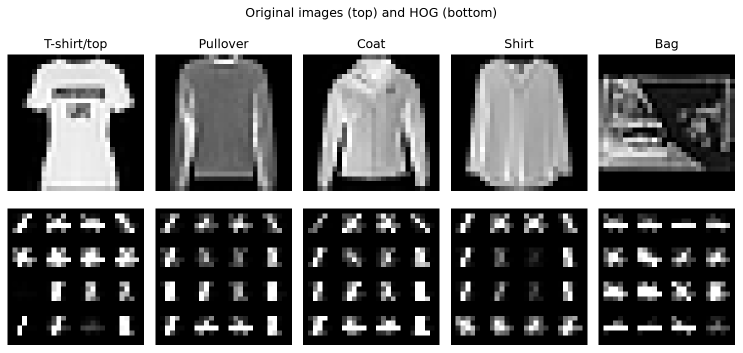
#> input picture reports/phase1_report/images/hog_visualization.png, 1485 x 705 px (shown at 1/2 size)
$ python -i photo.py   (imports and definitions only)
#> lines starting #> are read from the running program, lines starting #| are printed output that depends on the picture; after the words box and inside, x2 and y2 are one past the last pixel; in counts of white or black regions, pixels touching at a corner belong together
#> further down, picture is the input picture: PIL image 1485x705 RGBA; mean R, G, B, A 118.6, 118.6, 118.6, 255
"""Classical foreground preparation for one clothing item, separate from the benchmark."""
import numpy as np
from PIL import Image, ImageOps
from scipy import ndimage as ndi
from skimage.color import rgb2lab
from skimage.filters import threshold_otsu
from sklearn.cluster import KMeans
from threadpoolctl import threadpool_limits


def isolate_item(image, crop=None, rotation=0, shadow_background=False):
    """Estimate a border background, keep one connected foreground and centre it.

    This uses no labels, models or predicted scores. It needs a plain background
    distinct from the item. Complex scenes and multiple objects require a crop.
    """
#> called with rotation = 0, shadow_background = False
    image=image.copy()
    if crop is not None:
        if len(crop)!=4 or not (0 <= crop[0] < crop[2] <= 1 and 0 <= crop[1] < crop[3] <= 1):
            raise ValueError('Choose a crop with positive width and height inside the picture.')
        box=(round(crop[0]*image.width),round(crop[1]*image.height),round(crop[2]*image.width),round(crop[3]*image.height))
        if box[2]-box[0]<2 or box[3]-box[1]<2:
            raise ValueError('The selected crop is too small.')
        image=image.crop(box)
    if rotation not in (0,90,180,270):
        raise ValueError('Choose a rotation of 0, 90, 180 or 270 degrees.')
    if rotation:
        image=image.rotate(rotation,expand=True)
    image.thumbnail((384,384),Image.Resampling.LANCZOS)
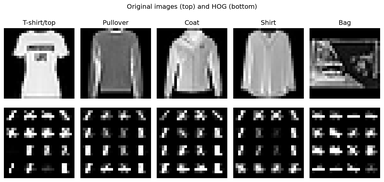
#> image: PIL image 384x182 RGBA; mean R, G, B, A 118.6, 118.6, 118.6, 255
    if min(image.size)<8:
        raise ValueError('Use a wider crop with the whole item visible.')
    rgb=np.asarray(image.convert('RGB'))
    lab=rgb2lab(rgb)
#> lab: shape (182, 384, 3) float64; mean of channels 0, 1, 2 47.2, 0, 0
    edge=max(1,round(min(image.size)*.03))
#> edge = 5
    border=np.zeros(rgb.shape[:2],bool)
    border[:edge]=True; border[-edge:]=True; border[:,:edge]=True; border[:,-edge:]=True
    if shadow_background:
        # Several border colours describe a wall containing light and shadow.
        edge_colours=lab[border][::max(1,int(border.sum()/1500))]
        groups=min(3,len(np.unique(np.round(edge_colours),axis=0)))
        with threadpool_limits(limits=2):
            background=KMeans(n_clusters=groups,random_state=42,n_init=10).fit(edge_colours).cluster_centers_
        distance=np.linalg.norm(lab[:,:,None,:]-background,axis=3).min(axis=2)
    else:
        background=np.median(lab[border],axis=0)
#> background = [100, -0.00245, 0.00465]
        distance=np.linalg.norm(lab-background,axis=2)
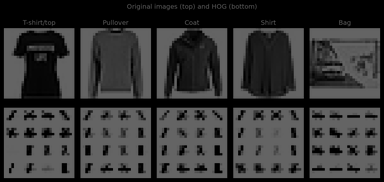
#> distance: shape (182, 384) float64; min 0, max 100, mean 52.8
    distance=ndi.gaussian_filter(distance,1)
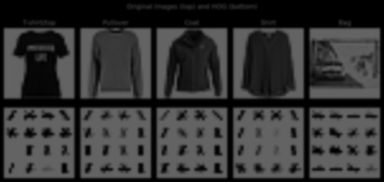
#> distance: shape (182, 384) float64; min 0, max 100, mean 52.8
    if np.ptp(distance)<1:
        raise ValueError('The item does not stand out from its background. Use a plain contrasting background.')
    threshold=max(2.,float(threshold_otsu(distance)))
#> threshold = 50.98
    mask=distance>threshold
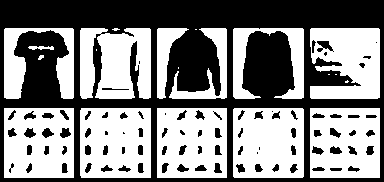
#> mask: shape (182, 384) bool; 52.3% white; 85 black regions (12 under 20 px), largest, box (x1, y1, x2, y2) and area: (0, 0, 384, 182) 30147, (317, 41, 334, 52) 105, (60, 128, 71, 138) 76
    mask=ndi.binary_closing(mask,iterations=2)
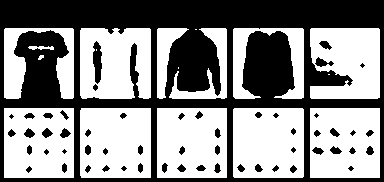
#> mask: shape (182, 384) bool; 54.7% white; 55 black regions (10 under 20 px), largest, box (x1, y1, x2, y2) and area: (0, 0, 384, 182) 29494, (93, 41, 102, 84) 277, (315, 57, 334, 67) 93
    mask=ndi.binary_fill_holes(mask)
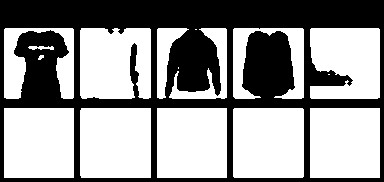
#> mask: shape (182, 384) bool; 57.8% white; 1 black region, box (x1, y1, x2, y2) and area: (0, 0, 384, 182) 29494
    components,count=ndi.label(mask)
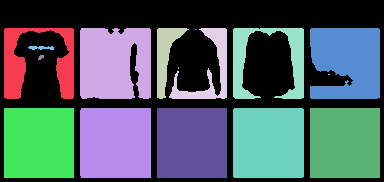
#> components: shape (182, 384) int32; 17 distinct labels, from 0 to 16; one colour per label, 0 black
#> count = 16
    areas=np.bincount(components.ravel());areas[0]=0
#> after `areas = np.bincount(components.ravel())`: areas = 17 values, max 29494 at index 0, min 2 at index 7, mean 4111.1
    if not count or areas.max()<.015*mask.size:
        raise ValueError('Could not find a clear clothing item. Crop around one item on a plain background.')
    order=np.argsort(areas)[::-1]
#> order = 17 values, max 16 at index 2, min 0 at index 16, mean 8
    if len(order)>1 and areas[order[1]]>max(.02*mask.size,.20*areas[order[0]]):
#> (the run stopped early here; a loop or call above may not have finished)

$ run again, on reports/phase1_report/images/selected_confusion.png
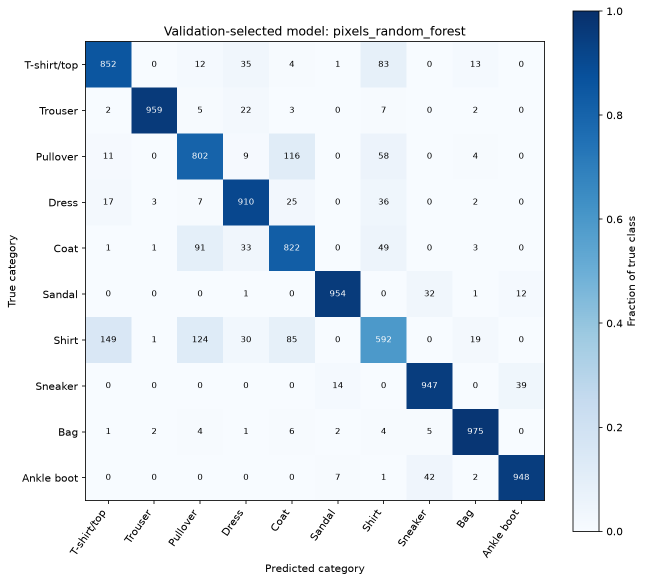
#> input picture reports/phase1_report/images/selected_confusion.png, 1289 x 1164 px (shown at 1/2 size)
#> picture is the input picture: PIL image 1289x1164 RGBA; mean R, G, B, A 227, 234.5, 242, 255
#> lab: shape (347, 384, 3) float64; mean of channels 0, 1, 2 92.2, -0.1, -4.6
#> background = [100, -0.00245, 0.00465]
#> in isolate_item, `distance=ndi.gaussian_filter(distance,1)`:
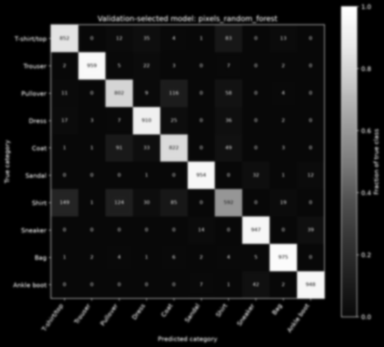
#> distance: shape (347, 384) float64; min 0, max 87.97, mean 9.6; drawn with min black and max white
#> threshold = 36.94
#> in isolate_item, `components,count=ndi.label(mask)`:
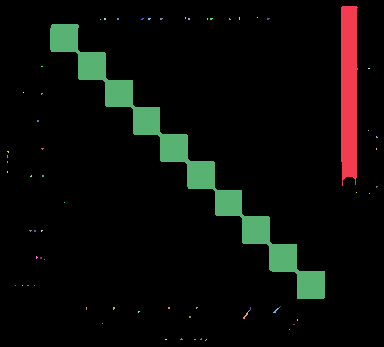
#> components: shape (347, 384) int32; 69 distinct labels, from 0 to 68; one colour per label, 0 black
#> count = 68
#> areas = 69 values, max 122574 at index 0, min 1 at index 4, mean 1931.1
#> order = 69 values, max 68 at index 67, min 0 at index 68, mean 34

$ run again, on reports/phase1_report/images/training_samples.png
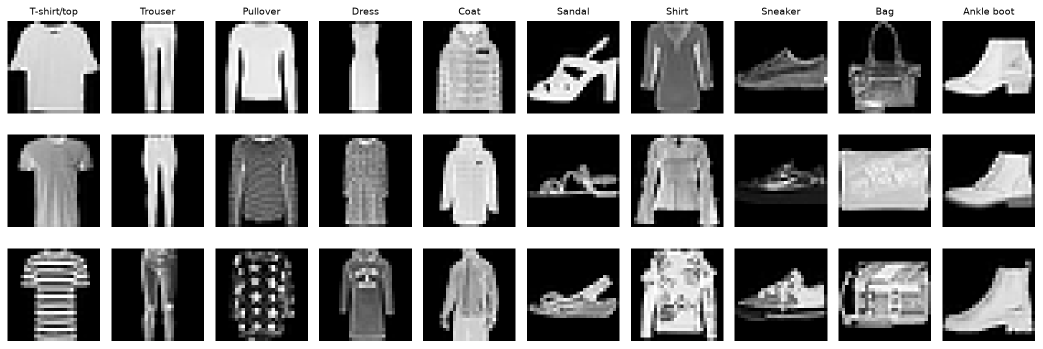
#> input picture reports/phase1_report/images/training_samples.png, 2085 x 697 px (shown at 1/2 size)
#> picture is the input picture: PIL image 2085x697 RGBA; mean R, G, B, A 126.6, 126.6, 126.6, 255
#> lab: shape (128, 384, 3) float64; mean of channels 0, 1, 2 50.5, 0, 0
#> background = [99.65, -0.00245, 0.00464]
#> threshold = 51.34
#> in isolate_item, `mask=distance>threshold`:
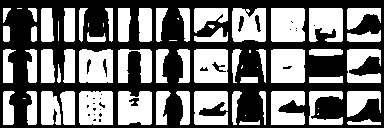
#> mask: shape (128, 384) bool; 46.8% white; 67 white regions (13 under 20 px), largest, box (x1, y1, x2, y2) and area: (271, 8, 305, 42) 1129, (271, 49, 305, 83) 1129, (79, 91, 113, 125) 1083
#> in isolate_item, `components,count=ndi.label(mask)`:
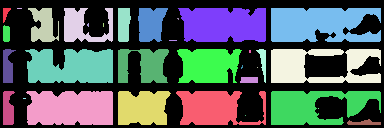
#> components: shape (128, 384) int32; 33 distinct labels, from 0 to 32; one colour per label, 0 black
#> count = 32
#> areas = 33 values, max 22514 at index 0, min 1 at index 22, mean 1489.5
#> order = 33 values, max 32 at index 17, min 0 at index 32, mean 16
